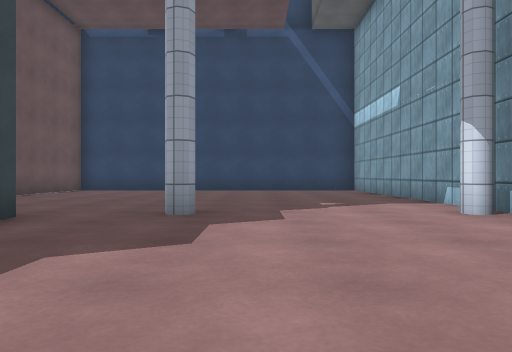
view 1 (above)

16 first-person views from a walk through a scene from a Unity 3-D project. The camera is 0.5 m above the floor, looks level and sees 70° across. Doors are open. The floor is counted in squares, 1 m on a side. Each view is taken from the middle of a square. On the plan, view 1 faces up. The plan holds only what a view shows up to about 9 squares ahead; the rest is blank. The place goes on beyond the plan. Surface patterns are stand-ins for the level's own textures.

view 2
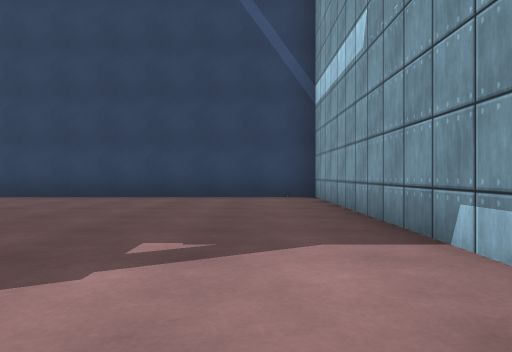

view 3
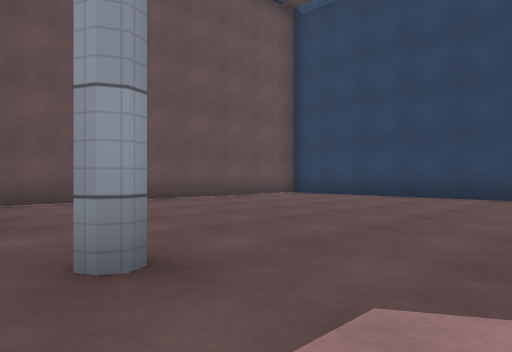

view 4
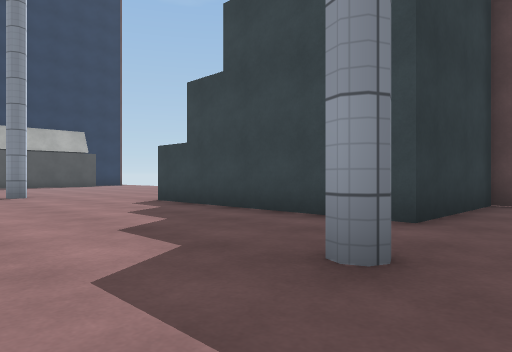

view 5
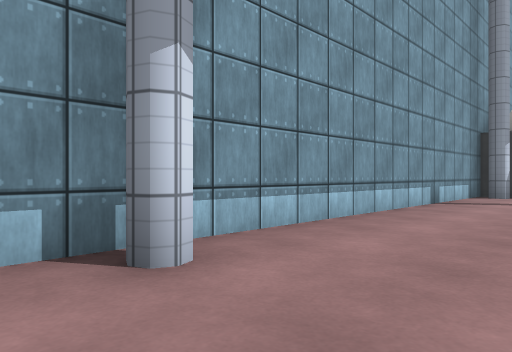

view 6
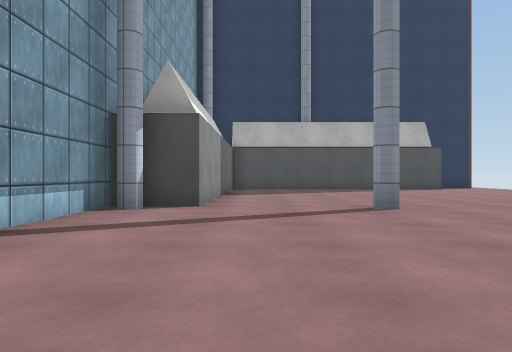

view 7
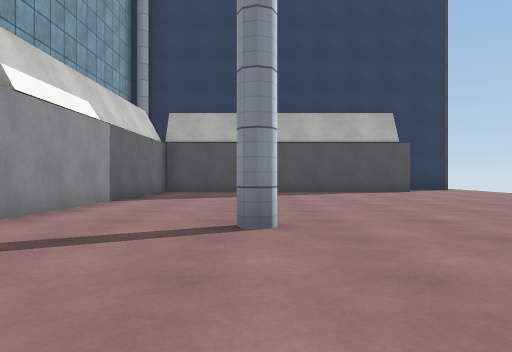

view 8
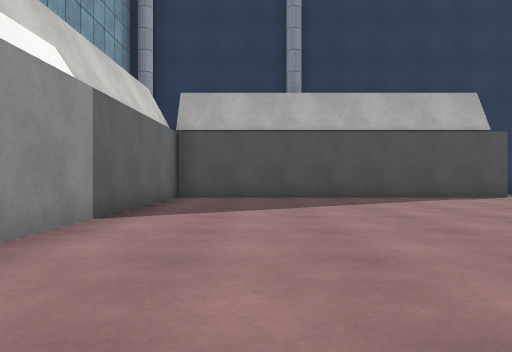

view 9
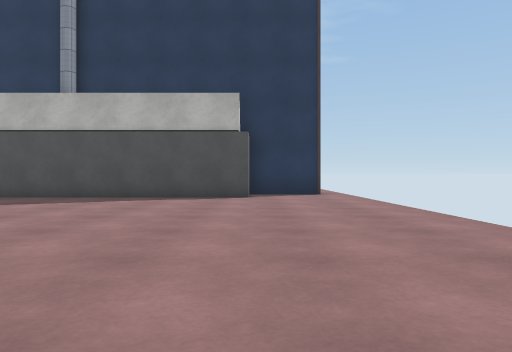

view 10
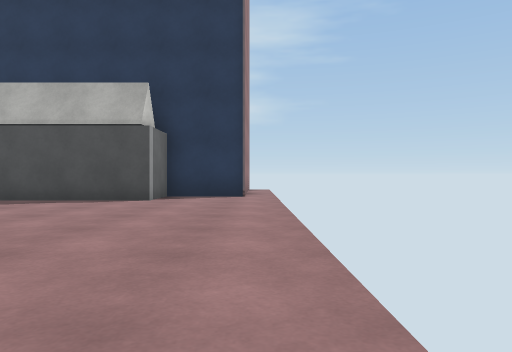

view 11
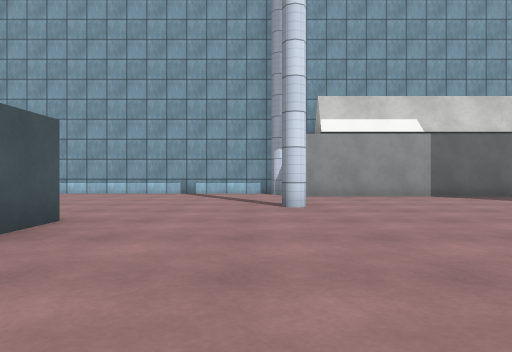

view 12
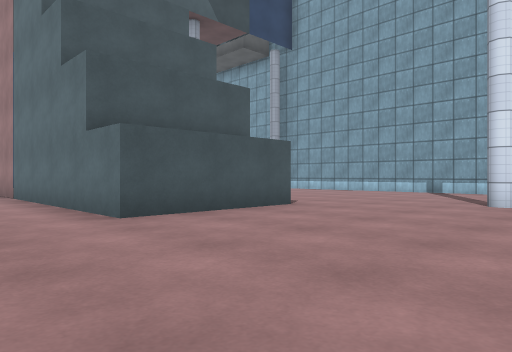

view 13
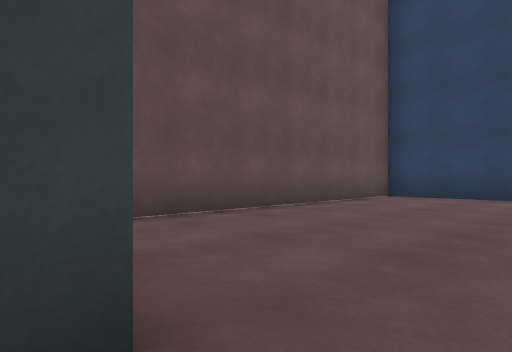

view 14
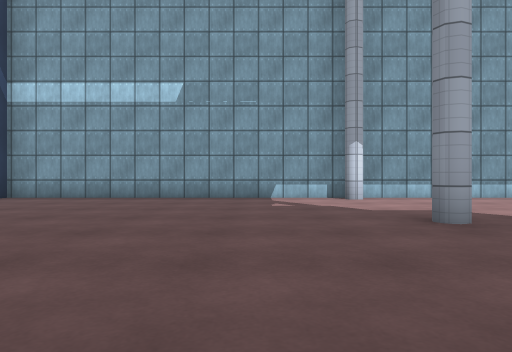

view 15
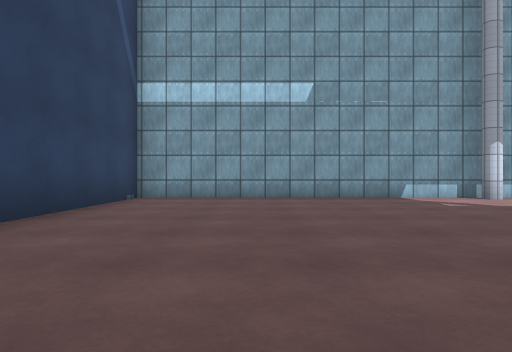

view 16
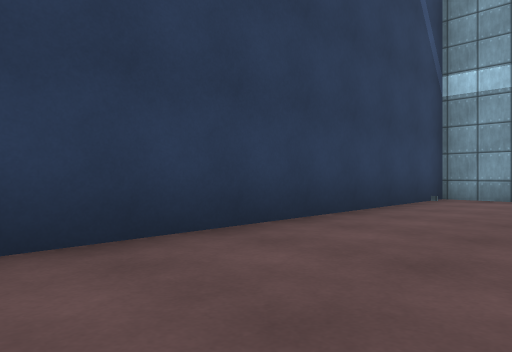

### Floor plan
Points are (right, up) in squares from view 1. A wall is a line through its corners. A room is listed if a view was taken in it or the views show most of it. See-through windows are left out.
Room 1 (views 1, 2, 3, 4, 5, 6, 7, 8, 9, 10, 11, 12, 13, 14, 15, 16)
walls: (3.4, -4.1) (3.4, 12.7) (-6.1, 12.7) (-6.1, 4.5) (-2.9, 4.5) (-2.9, -0.8) (-6.1, -0.8); (1.9, -11.7) (1.9, -4) (2.9, -4); (-7.8, -12.9) (-5.8, -12.9) (-5.8, -11.5) (1.9, -11.5)
ways out: opening at (-7.5, -2); open door at (-3, 13)

Where each view was taken, in squares from view 1:
view 1: 0 up, 0 right, facing up
view 2: 4 up, 2 right, facing up
view 3: 4 up, 1 right, facing up-left
view 4: 6 up, 1 right, facing down-left
view 5: 6 up, 1 right, facing down-right
view 6: 2 up, 1 right, facing down
view 7: 0 up, 1 left, facing down
view 8: 3 down, 0 right, facing down
view 9: 3 down, 6 left, facing down
view 10: 4 down, 8 left, facing down
view 11: 3 down, 7 left, facing right
view 12: 5 down, 8 left, facing up-right
view 13: 4 up, 2 left, facing up-left
view 14: 7 up, 5 left, facing right
view 15: 10 up, 5 left, facing right
view 16: 10 up, 5 left, facing up-right
